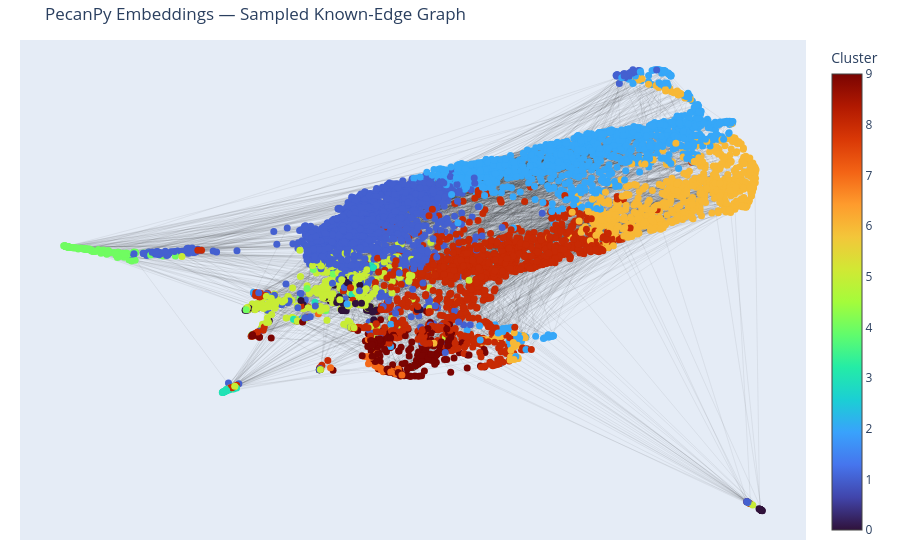

The notebook cell saved with this chart:
### Code cell
import numpy as np
import pandas as pd
import plotly.graph_objects as go

from sklearn.preprocessing import StandardScaler
from sklearn.decomposition import PCA
from sklearn.cluster import KMeans
import umap

# --------------------------------------------------
# SAFETY / SCALE CONTROLS
# --------------------------------------------------
MAX_EDGES = 3000        # primary knob (edges, not nodes)
MAX_EDGES_PER_NODE = 3
K_CLUSTERS = 10
RANDOM_STATE = 42

# --------------------------------------------------
# 1. LOAD DATA
# --------------------------------------------------
emb_df = pd.read_csv("/tmp/artist_embeddings.csv")

# enforce column names
edges_df = edges_df[["src_i", "dst_i", "weight"]]

# --------------------------------------------------
# 2. SAMPLE *KNOWN* EDGES
# --------------------------------------------------
edges_df = edges_df.sort_values("weight", ascending=False)

if len(edges_df) > MAX_EDGES:
    edges_df = edges_df.sample(MAX_EDGES, random_state=RANDOM_STATE)

# keep top-k edges per source to avoid hairball
edges_df = (
    edges_df
    .groupby("src_i", group_keys=False)
    .head(MAX_EDGES_PER_NODE)
)

# --------------------------------------------------
# 3. DERIVE NODE SET FROM EDGES
# --------------------------------------------------
node_ids = pd.unique(
    edges_df[["src_i", "dst_i"]].values.ravel()
)

# subset embeddings to only used nodes
emb_sub = emb_df.iloc[node_ids].copy()
emb_sub["node_id"] = node_ids

# --------------------------------------------------
# 4. EMBEDDINGS → PCA → UMAP
# --------------------------------------------------
X = emb_sub.drop(columns=["node_id"]).values

X_scaled = StandardScaler().fit_transform(X)

X_pca = PCA(
    n_components=min(20, X.shape[1]),
    random_state=RANDOM_STATE
).fit_transform(X_scaled)

X_umap = umap.UMAP(
    n_neighbors=15,
    min_dist=0.1,
    n_components=2,
    random_state=RANDOM_STATE
).fit_transform(X_pca)

emb_sub["x"] = X_umap[:, 0]
emb_sub["y"] = X_umap[:, 1]

# --------------------------------------------------
# 5. CLUSTERING
# --------------------------------------------------
emb_sub["cluster"] = KMeans(
    n_clusters=K_CLUSTERS,
    random_state=RANDOM_STATE
).fit_predict(X_pca)

# --------------------------------------------------
# 6. REMAP NODE INDICES (GLOBAL → LOCAL)
# --------------------------------------------------
node_map = {
    old: new for new, old in enumerate(emb_sub["node_id"])
}

edges_df["src_j"] = edges_df["src_i"].map(node_map)
edges_df["dst_j"] = edges_df["dst_i"].map(node_map)

# --------------------------------------------------
# 7. BUILD EDGE COORDS (PLOTLY)
# --------------------------------------------------
edge_x, edge_y = [], []

for _, r in edges_df.iterrows():
    i, j = int(r["src_j"]), int(r["dst_j"])
    edge_x += [emb_sub.iloc[i]["x"], emb_sub.iloc[j]["x"], None]
    edge_y += [emb_sub.iloc[i]["y"], emb_sub.iloc[j]["y"], None]

edge_trace = go.Scatter(
    x=edge_x,
    y=edge_y,
    mode="lines",
    line=dict(width=0.4, color="rgba(0,0,0,0.15)"),
    hoverinfo="none"
)

# --------------------------------------------------
# 8. NODE TRACE
# --------------------------------------------------
node_trace = go.Scatter(
    x=emb_sub["x"],
    y=emb_sub["y"],
    mode="markers",
    hovertext=emb_sub["node_id"].astype(str),
    hoverinfo="text",
    marker=dict(
        size=7,
        color=emb_sub["cluster"],
        colorscale="Turbo",
        showscale=True,
        colorbar=dict(title="Cluster")
    )
)

# --------------------------------------------------
# 9. PLOT
# --------------------------------------------------
fig = go.Figure(
    data=[edge_trace, node_trace],
    layout=go.Layout(
        title="PecanPy Embeddings — Sampled Known-Edge Graph",
        hovermode="closest",
        showlegend=False,
        xaxis=dict(showgrid=False, zeroline=False, showticklabels=False),
        yaxis=dict(showgrid=False, zeroline=False, showticklabels=False),
        margin=dict(l=20, r=20, t=40, b=20)
    )
)

fig.show()

### Figure 1 — Plotly figure (JSON) as saved in the notebook; plotly's stock layout.template omitted (floating-point values rounded to 4 significant figures; data arrays with more than 128 entries replaced by an {"elided": "..."} marker saying what was removed)
{"data": [{"hoverinfo": "none", "line": {"color": "rgba(0,0,0,0.15)", "width": 0.4}, "mode": "lines", "type": "scatter", "x": {"elided": "9000 float values"}, "y": {"elided": "9000 float values"}}, {"hoverinfo": "text", "hovertext": {"elided": "5802 str values"}, "marker": {"color": {"elided": "5802 int values"}, "colorbar": {"title": {"text": "Cluster"}}, "colorscale": [[0, "#30123b"], [0.07143, "#4145ab"], [0.1429, "#4675ed"], [0.2143, "#39a2fc"], [0.2857, "#1bcfd4"], [0.3571, "#24eca6"], [0.4286, "#61fc6c"], [0.5, "#a4fc3b"], [0.5714, "#d1e834"], [0.6429, "#f3c63a"], [0.7143, "#fe9b2d"], [0.7857, "#f36315"], [0.8571, "#d93806"], [0.9286, "#b11901"], [1, "#7a0402"]], "showscale": true, "size": 7}, "mode": "markers", "type": "scatter", "x": {"elided": "5802 float values"}, "y": {"elided": "5802 float values"}}], "layout": {"hovermode": "closest", "margin": {"b": 20, "l": 20, "r": 20, "t": 40}, "showlegend": false, "title": {"text": "PecanPy Embeddings — Sampled Known-Edge Graph"}, "xaxis": {"showgrid": false, "showticklabels": false, "zeroline": false}, "yaxis": {"showgrid": false, "showticklabels": false, "zeroline": false}}}
